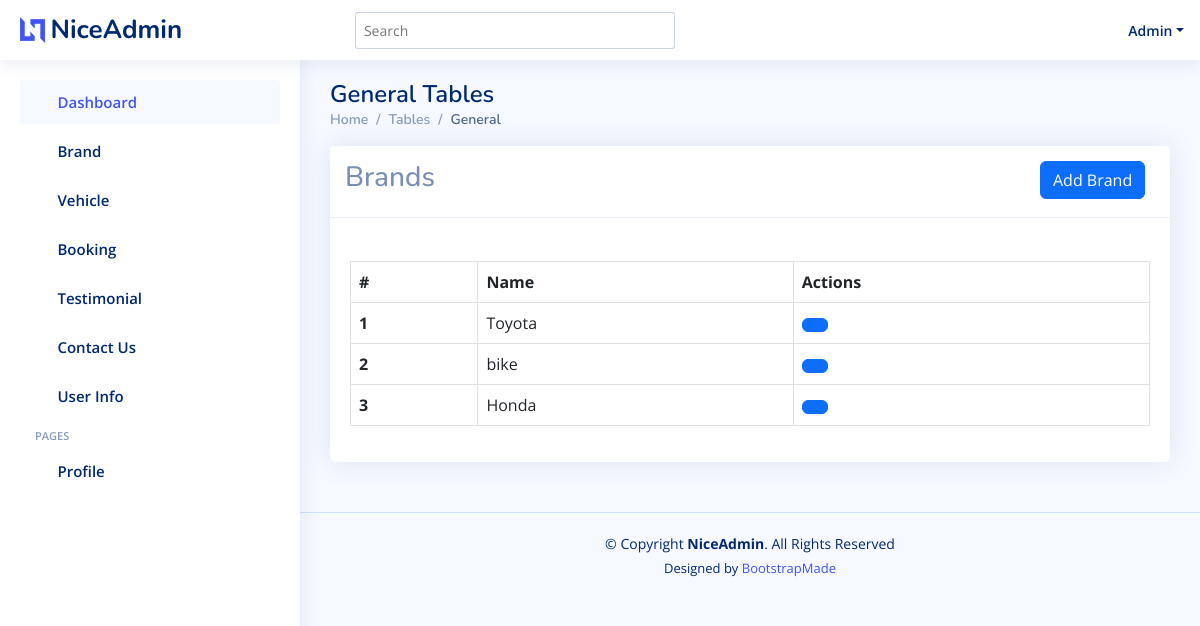
/brandshow, run on the app's committed database.
### car/models.py (models this page shows, shortened)
class Brand(models.Model):
    brand_name = models.CharField(max_length=100)

### car/views.py (the view)
# urls.py: path('brandshow',views.brandshow, name='brandshow'),
def brandshow(request):
    brands = Brand.objects.all()
    brand={
        "brands":brands
    }
    return render(request , "dashborad/brandshow.html", brand)

### car/templates/Dashborad/brandshow.html (shortened to what this page needs)
{% include 'dashborad/header.html' %}
{% load static %}
<main id="main" class="main">
  <div class="pagetitle">
    <h1>General Tables</h1>
    <nav>
      <ol class="breadcrumb">
        <li class="breadcrumb-item"><a href="index.html">Home</a></li>
        <li class="breadcrumb-item">Tables</li>
        <li class="breadcrumb-item active">General</li>
      </ol>
    </nav>
  </div>
  <section class="section">
    <div class="row">
      <div class="col-lg-12">
        <div class="card">
          <div class="card-header">
            <div class="row">
              <div class="col-md-10">
                <h3>
                  Brands
                </h3>
              </div>
              <div class="col-md-2">
                <a href="{% url 'brandadd' %}" type="button" class="btn btn-primary">Add Brand</a>
              </div>
            </div>
          </div>
          <div class="card-body">
            <h5 class="card-title"></h5>
            <table class="table table-bordered  table-hover">
              <thead>
                <tr>
                  <th scope="col">#</th>
                  <th scope="col">Name</th>
                  <th scope="col">Actions</th>
                </tr>
              </thead>
              {% for brand in brands %}
              <tbody>
                <tr>
                  <th scope="row">{{brand.id}}</th>
                  <td>{{brand.brand_name}}</td>
                  <td>
                    <div class="dropdown">
                      <button class="btn btn-primary" type="button" data-bs-toggle="dropdown">
                      </button>
                    </div>
                  </td>
                </tr>
              </tbody>
              {% endfor %}
            </table>
          </div>
        </div>
      </div>
    </div>
  </section>
</main>
{% include 'dashborad/footer.html' %}

### static/Dashborad/assets/css/style.css (style rules this page uses)
:root { scroll-behavior: smooth; }
body { font-family: "Open Sans", sans-serif; background: #f6f9ff; color: #444444; }
a { color: #4154f1; text-decoration: none; }
h1, h2, h3, h4, h5, h6 { font-family: "Nunito", sans-serif; }
#main { margin-top: 60px; padding: 20px 30px; transition: all 0.3s; }
.pagetitle { margin-bottom: 10px; }
.pagetitle h1 { font-size: 24px; margin-bottom: 0; font-weight: 600; color: #012970; }
.card { margin-bottom: 30px; border: none; border-radius: 5px; box-shadow: 0px 0 30px rgba(1, 41, 112, 0.1); }
.card-header, .card-footer { border-color: #ebeef4; background-color: #fff; color: #798eb3; padding: 15px; }
.card-title { padding: 20px 0 15px 0; font-size: 18px; font-weight: 500; color: #012970; font-family: "Poppins", sans-serif; }
.card-body { padding: 0 20px 20px 20px; }
.breadcrumb { font-size: 14px; font-family: "Nunito", sans-serif; color: #899bbd; font-weight: 600; }
.breadcrumb a { color: #899bbd; transition: 0.3s; }
.breadcrumb .breadcrumb-item::before { color: #899bbd; }
.breadcrumb .active { color: #51678f; font-weight: 600; }
@media (min-width: 1200px) { #main, #footer { margin-left: 300px; } }

### data on the page
Brand: id "1", brand_name "Toyota"
Brand: id "2", brand_name "bike"
Brand: id "3", brand_name "Honda"
